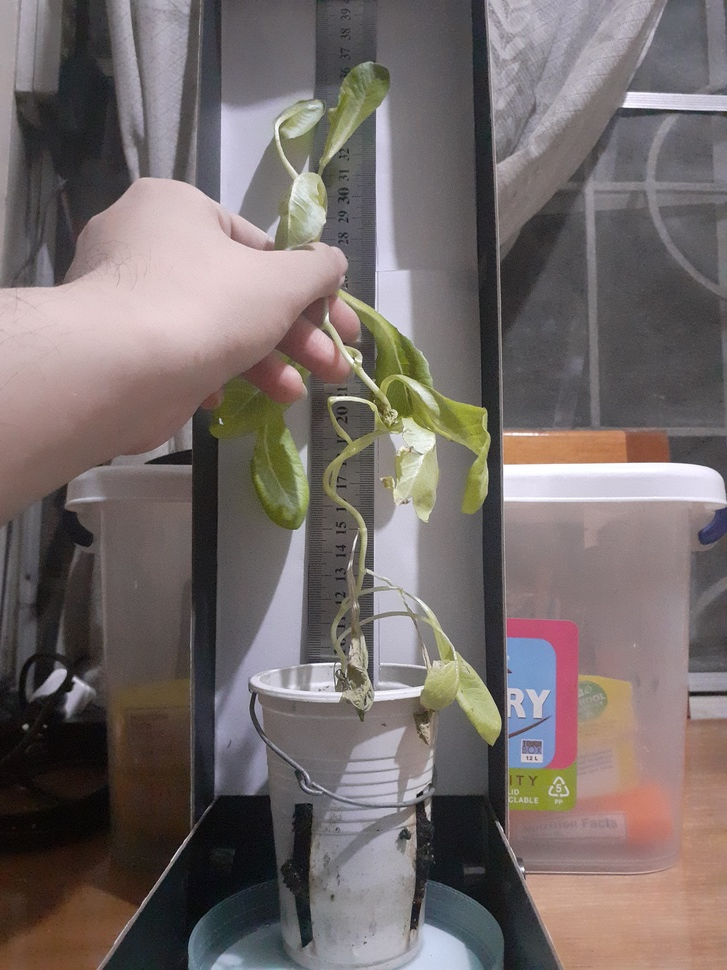
#> input picture Lettuce and Pest Detection/rgb2hsv_input/128_36cm.jpg, 727 x 970 px, shrunk from 3096 x 4128 before the run; its folder holds only this picture in this run
$ python convert.py
#> lines starting #> are read from the running program, lines starting #| are printed output that depends on the picture; after the words box and inside, x2 and y2 are one past the last pixel; in counts of white or black regions, pixels touching at a corner belong together
import os
import cv2
import numpy as np
import glob

def get_newest_image_path(input_folder):
    # List of all the image files in the specified directory with extensions .jpg, .jpeg, and .png
#> further down, rgb_image is the input picture: shape (970, 727, 3); mean B, G, R 106, 107.5, 116.7
    image_files = glob.glob(input_folder + '/*.[jJ][pP][gG]') + glob.glob(input_folder + '/*.[jJ][pP][eE][gG]') + glob.glob(input_folder + '/*.[pP][nN][gG]')

    # Find the newest file in the list
    if not image_files:
        return None  # No image files found in the directory
    newest_image_path = max(image_files, key=os.path.getmtime)
    return newest_image_path

def rgb_to_hsv(rgb_image):
    hsv_image = cv2.cvtColor(rgb_image, cv2.COLOR_BGR2HSV)
#> hsv_image: shape (970, 727, 3); mean H, S, V 87.5, 39.3, 119.7
    return hsv_image

def color_thresholding(hsv_image, lower_threshold, upper_threshold):
    mask = cv2.inRange(hsv_image, lower_threshold, upper_threshold)
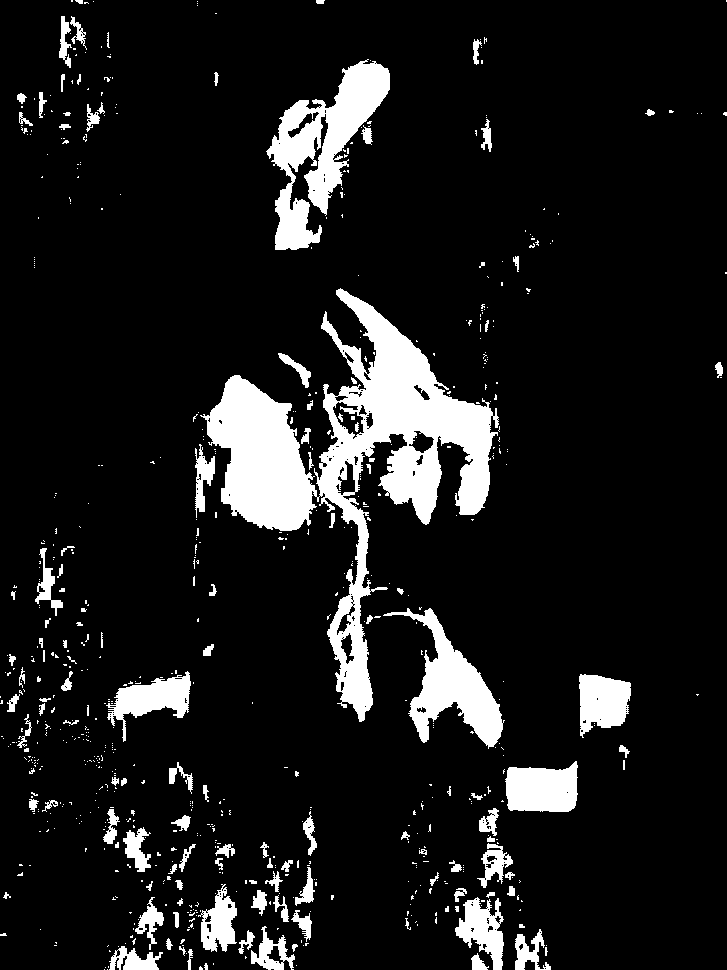
#> mask: shape (970, 727); 10.8% white; 710 white regions (584 under 20 px), largest, box (x1, y1, x2, y2) and area: (200, 288, 499, 722) 34337, (266, 59, 390, 250) 9258, (383, 608, 505, 749) 5749
    result = cv2.bitwise_and(rgb_image, rgb_image, mask=mask)
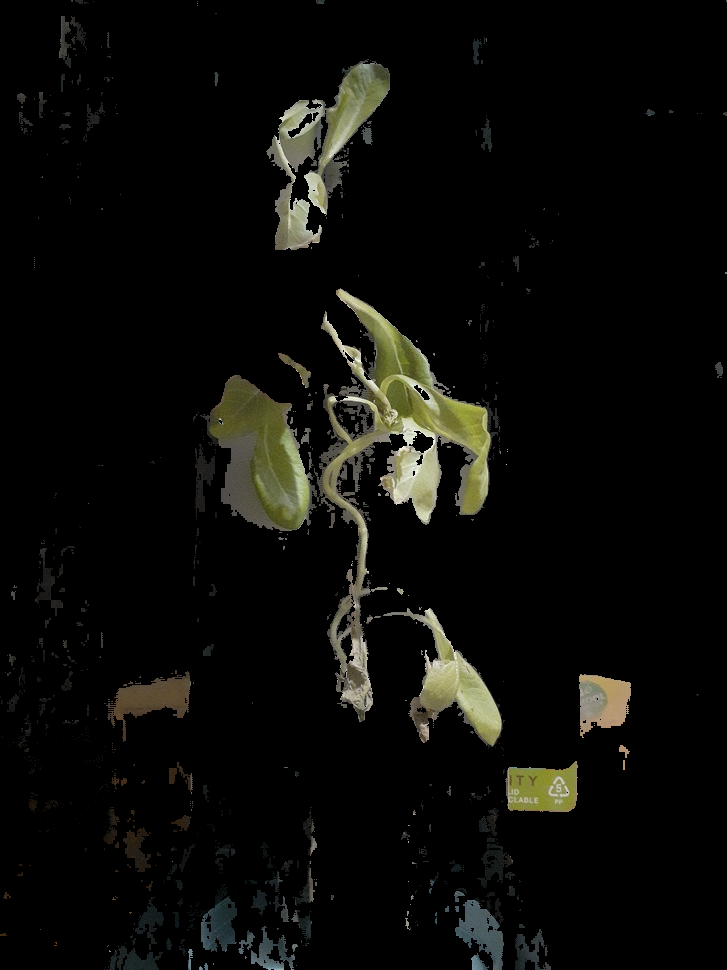
#> result: shape (970, 727, 3); mean B, G, R 8.9, 11.7, 11.7
    return result

# Set your color threshold (in HSV format)
lower_threshold = np.array([15, 15, 15])
upper_threshold = np.array([100, 255, 255])

# Input and output directories
input_folder = "rgb2hsv_input"
output_folder = "rgb2hsv_output"

# Create output folder if it doesn't exist
os.makedirs(output_folder, exist_ok=True)

# Process each image in the input folder
newest_image_path = get_newest_image_path(input_folder)
if newest_image_path:
    filename = os.path.basename(newest_image_path)
    rgb_image = cv2.imread(newest_image_path)

    # Convert RGB to HSV
    hsv_image = rgb_to_hsv(rgb_image)

    # Perform color thresholding
    thresholded_image = color_thresholding(hsv_image, lower_threshold, upper_threshold)

    # Save the thresholded image in the output folder
    output_path = os.path.join(output_folder, filename)
    cv2.imwrite(output_path, thresholded_image)
    print(f"Processed and saved the newest image: {filename}")
else:
    print(f"No images found in {input_folder}")

print("Processing complete. If an image was found, it has been saved in:", output_folder)
